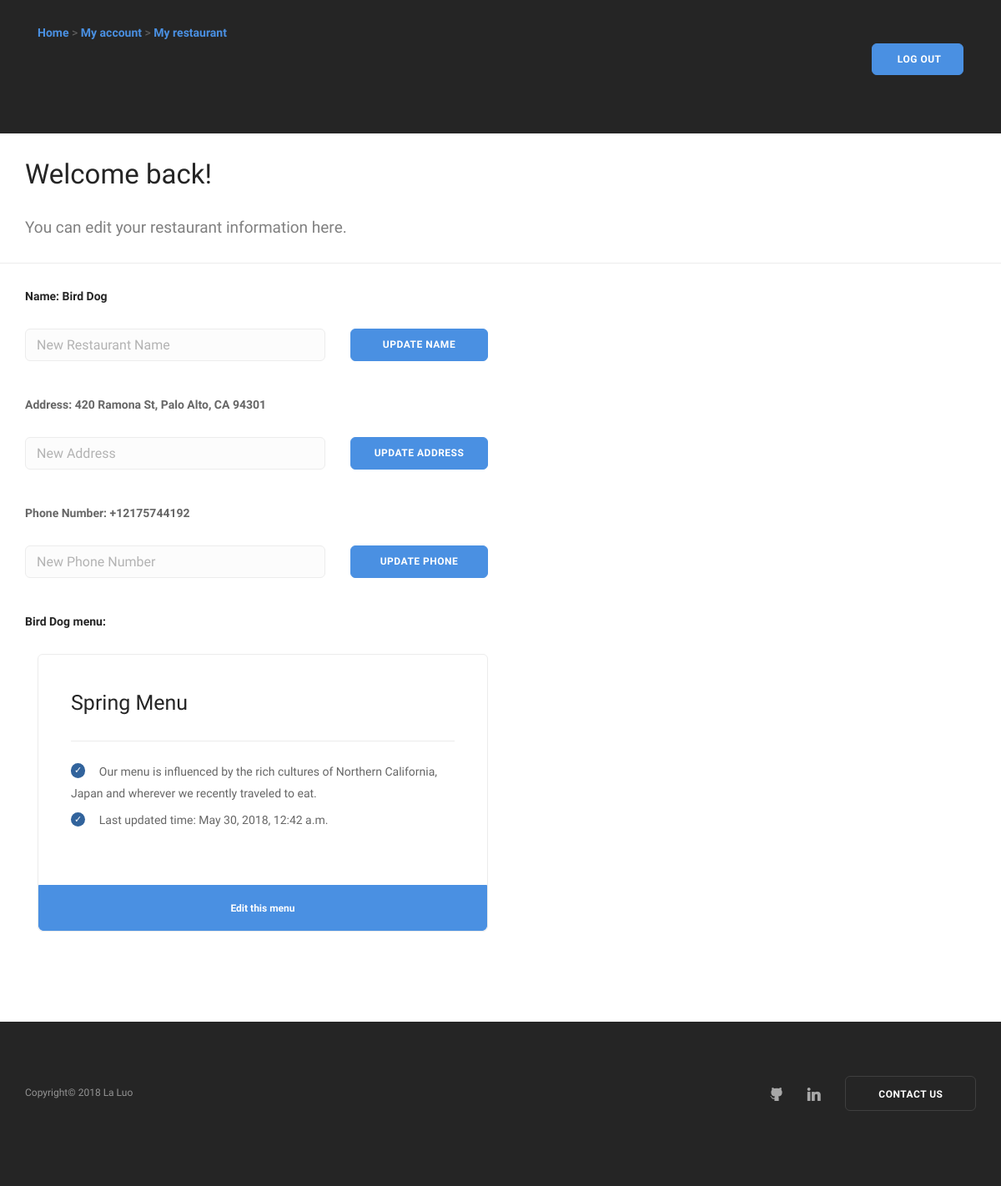
The app's page /edit-res/account/1/ with its own data.
### canteen/models.py (models this page shows, shortened)
class Canteen(models.Model):
    id = models.IntegerField(primary_key=True)
    name = models.CharField(max_length=30)
    manager = models.ForeignKey(User, related_name='manager', null=True)
    address = models.CharField(max_length=50, null=True)
    phone_number = models.CharField(max_length=12, null=True)
    @property
    def get_menu(self):
        menu_list = Menu.objects.filter(restaurant = self)
        return menu_list
    class Meta:
    	ordering = ['name']

class Menu(models.Model):
    id = models.IntegerField(primary_key=True)
    name = models.CharField(max_length=30)
    info = models.CharField(max_length = 200, null=True)
    last_updated = models.DateTimeField(auto_now_add=True)
    restaurant = models.ForeignKey(Canteen, null=True)
    dishtype_list = models.CharField(max_length=200, default='["food","drinks"]')

### canteen/views.py (the view)
# urls.py: url(r'^edit-res/account/(?P<res_id>\d+)/$', views.edit_restaurant, name='edit_res_view'),
def edit_restaurant(request, res_id):
    res = Canteen.objects.get(id = res_id)
    if request.method == 'POST':
        form = menuForm(request.POST)
        if form.is_valid():
            menu = form.add_menu(user, res)
            if menu:
                menu = form.save()
        return HttpResponseRedirect("")
    else:
        form = menuForm()
    data = {'restaurant': res, 'form':form}
    return render(request, 'registration/edit_restaurant.html', data)

### canteen/forms.py (shortened to what this page needs)
class menuForm(forms.ModelForm):
    menu_name = forms.CharField(max_length=30, required=True,  widget=forms.TextInput(attrs={'placeholder': 'Menu name', 'style': 'width:200px'}))
    info = forms.CharField(max_length=12, required=True,  widget=forms.TextInput(attrs={'placeholder': 'Menu description', 'style': 'width:400px'}))
    class Meta:
        model = Menu
        fields = ('menu_name', 'info')

### canteen/templates/registration/edit_restaurant.html (shortened to what this page needs)
<!DOCTYPE html>
<html>
<head>
         {% load static %}
        <link href="{% static 'canteen/css/bootstrap.css' %}" rel="stylesheet" type="text/css" media="all" />
        <link href="{% static 'canteen/css/stack-interface.css' %}" rel="stylesheet" type="text/css" media="all" />
        <link href="{% static 'canteen/css/socicon.css' %}" rel="stylesheet" type="text/css" media="all" />
        <link href="{% static 'canteen/css/lightbox.min.css' %}" rel="stylesheet" type="text/css" media="all" />
        <link href="{% static 'canteen/css/flickity.css' %}" rel="stylesheet" type="text/css" media="all" />
        <link href="{% static 'canteen/css/iconsmind.css' %}" rel="stylesheet" type="text/css" media="all" />
        <link href="{% static 'canteen/css/jquery.steps.css' %}" rel="stylesheet" type="text/css" media="all" />
        <link href="{% static 'canteen/css/theme.css' %}" rel="stylesheet" type="text/css" media="all" />
        <link href="{% static 'canteen/css/custom.css' %}" rel="stylesheet" type="text/css" media="all" />
</head>
<body>
        <nav id="menu2" class="bar bar-2 hidden-xs bar--absolute bg--dark height-20">
                <div class="container">
                    <div class="col-xs-4">
                        <div class="bar__module">
                            <a href="{% url "home_view" %}">Home</a> > <a href="{% url "account" %}">My account</a> > <a href="">My restaurant</a>
                        </div>
                    </div>
                    <div class="col-md-12 text-right text-left-xs text-left-sm">
                        <div class="bar__module">
                            <a class="btn btn--sm btn--primary type--uppercase" href="{% url "logout" %}">
                                <span class="btn__text">
                                        &nbsp;Log out
                                </span>
                            </a>
                        </div>
                    </div>
                </div>
        </nav>
                <section class="cover imagebg height-20" data-overlay="3">
                </section>
            <div class="container">
              <br>
                <p class="h2">Welcome back!</p>
                <p class="lead">
                    You can edit your restaurant information here.
                </p>
            </div>
            <hr>
            {% if restaurant %}
                <div class="container">
                  <p>
                      <strong>Name: {{ restaurant.name }} </strong>
                      <br>
                      <form action="/edit-res/{{ restaurant.id }}/" method="post">
                                <div class="row">
                                    <div class="col-sm-4">
                                        <input type="text" name="newname" placeholder="New Restaurant Name" />
                                    </div>
                                    <div class="col-sm-2">
                                        <button class="btn btn--primary type--uppercase" type="submit">Update Name</button>
                                    </div>
                                </div>
                      </form>
                      <br>
                      <strong>Address: {{ restaurant.address }}</strong>
                      <br>
                      <br>
                      <form action="/edit-res/{{ restaurant.id }}/" method="post">
                                <div class="row">
                                    <div class="col-sm-4">
                                        <input type="text" name="newaddress" placeholder="New Address" />
                                    </div>
                                    <div class="col-sm-2">
                                        <button class="btn btn--primary type--uppercase" type="submit">Update Address</button>
                                    </div>
                                </div>
                      </form>
                    <br>
                      <strong>Phone Number: {{ restaurant.phone_number }}</strong>
                      <br>
                      <br>
                      <form action="/edit-res/{{ restaurant.id }}/" method="post">
                                <div class="row">
                                    <div class="col-sm-4">
                                        <input type="text" name="newophone" placeholder="New Phone Number" />
                                    </div>
                                    <div class="col-sm-2">
                                        <button class="btn btn--primary type--uppercase" type="submit">Update Phone</button>
                                    </div>
                                </div>
                      </form>
                  </p>
                  <p>
                      <strong> {{ restaurant.name }} menu{{ restaurant.get_menu|pluralize }}:</strong>
                  </p>
                        {% for each_menu in restaurant.get_menu %}
                        <div class="col-sm-6 ">
                            <div class="pricing pricing-1 boxed boxed--lg boxed--border">
                                <span class="h3">
                                    <strong>{{ each_menu.name }}</strong>
                                </span>
                                <hr>
                                <ul>
                                    <li>
                                        <span class="checkmark bg--primary-1"></span>
                                        <span>{{ each_menu.info }}</span>
                                    </li>
                                      <li>
                                        <span class="checkmark bg--primary-1"></span>
                                        <span>Last updated time: {{ each_menu.last_updated }}</span>
                                    </li>
                                </ul>
                                <a class="btn btn--primary" href="{% url "edit_menu_view" each_menu.id %}">
                                    <span class="btn__text">
                                        Edit this menu
                                    </span>
                                </a>
                            </div>
                        </div>
                        {% endfor %}
                </div>
            {% endif %}
            <br>
<br>
<br>
            <footer class="space--sm footer-1 text-center-xs bg--dark ">
                <div class="container">
                    <div class="row">
                        <div class="col-sm-6">
                            <ul class="list-inline list--hover">
                            <span class="type--fine-print">Copyright&copy;
                                <span class="update-year"></span> La Luo </span>
                            </ul>
                        </div>
                        <div class="col-sm-6 text-right text-center-xs">
                            <ul class="social-list list-inline list--hover">
                                <li>
                                    <a href="https://github.com/Rola1993">
                                        <i class="socicon socicon-github icon icon--xs"></i>
                                    </a>
                                </li>
                                <li>
                                    <a href="https://www.linkedin.com/in/la-luo-637b4a94/ ">
                                        <i class="socicon socicon-linkedin icon icon--xs"></i>
                                    </a>
                                </li>
                            </ul>
                            <a href="mailto:rola.uiuc@gmail.com?Subject=Hello%20La" class="btn type--uppercase">
                                <span class="btn__text">
                                    Contact us
                                </span>
                            </a>
                        </div>
                    </div>
                </div>
            </footer>
</body>
</html>

### records on screen
Canteen: name "Bird Dog", address "420 Ramona St, Palo Alto, CA 94301", phone_number "+12175744192"
Menu: name "Spring Menu", info "Our menu is influenced by the rich cultures of Northern California, Japan and wherever we recently traveled to eat.", last_updated "May 30, 2018, 12:42 a.m."
